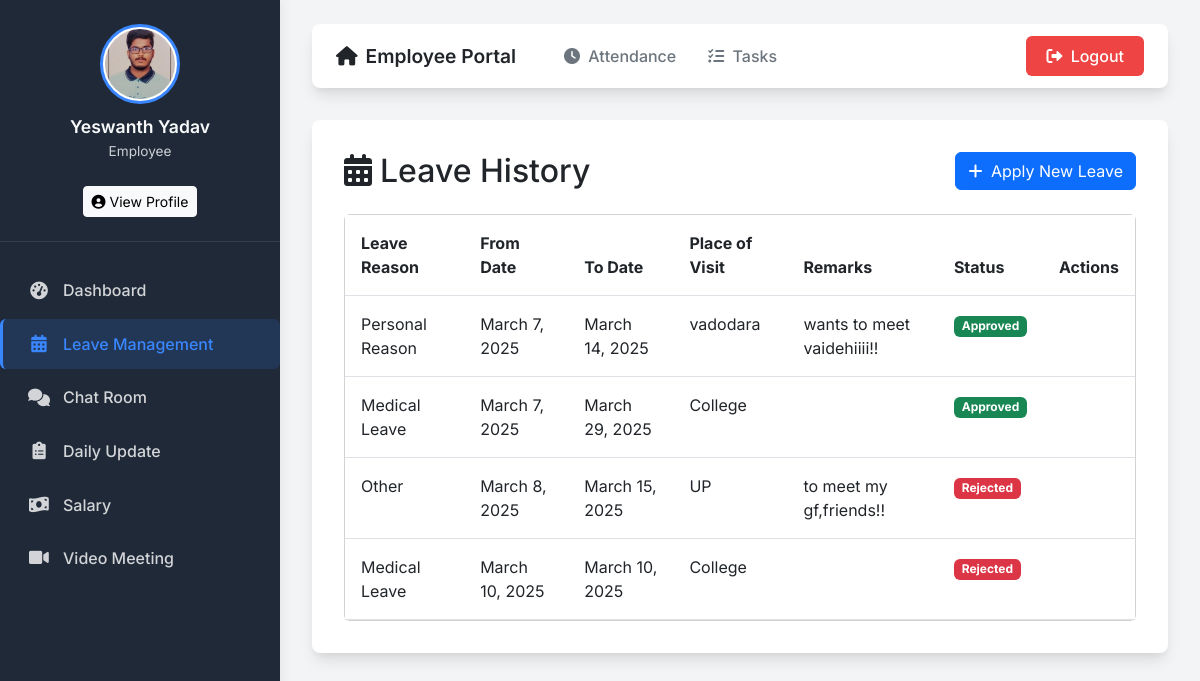
The app's page /leave_history/ (signed in) with its own data.
### emp_app/models.py (models this page shows, shortened)
class Employee(AbstractBaseUser, PermissionsMixin):
    GENDER_CHOICES = [
        ('Male', 'Male'),
        ('Female', 'Female'),
        ('Other', 'Other'),
    ]
    MARITAL_STATUS_CHOICES = [
        ('Single', 'Single'),
        ('Married', 'Married'),
        ('Divorced', 'Divorced'),
        ('Widowed', 'Widowed'),
    ]
    first_name = models.CharField(max_length=100, null=False)
    last_name = models.CharField(max_length=100)
    dept = models.ForeignKey(Department, on_delete=models.CASCADE)
    salary = models.IntegerField(default=0)
    bonus = models.IntegerField(default=0)
    role = models.ForeignKey(Role, on_delete=models.CASCADE)
    phone = models.IntegerField(default=0)
    hire_date = models.DateField(default=datetime.date.today)
    status = models.CharField(max_length=10, choices=[('Manager', 'Manager'), ('Employee', 'Employee')], default='Employee')
    email_address = models.EmailField(unique=True, default="temp@example.com")
    password = models.CharField(max_length=100, default="defaultpassword123")
    is_staff = models.BooleanField(default=False)
    is_active = models.BooleanField(default=True)
    date_of_birth = models.DateField(default=datetime.date(2004, 1, 1))
    gender = models.CharField(max_length=10, choices=GENDER_CHOICES, default='Male')
    marital_status = models.CharField(max_length=10, choices=MARITAL_STATUS_CHOICES, default='Single')
    profile_photo = models.ImageField(upload_to='profile_photos/', default='profile_photos/default.png')
    USERNAME_FIELD = 'email_address'
    REQUIRED_FIELDS = ['first_name', 'last_name']
    objects = EmployeeManager()

class Leave(models.Model):
    LEAVE_REASONS = [
        ('Holiday', 'Holiday'),
        ('Medical Leave', 'Medical Leave'),
        ('Other', 'Other'),
        ('Personal Reason', 'Personal Reason'),
    ]
    STATUS_CHOICES = [
        ('Pending', 'Pending'),
        ('Approved', 'Approved'),
        ('Rejected', 'Rejected'),
    ]
    employee = models.ForeignKey(Employee, on_delete=models.CASCADE)
    leave_reason = models.CharField(max_length=50, choices=LEAVE_REASONS)
    from_date = models.DateField()
    to_date = models.DateField()
    place_of_visit = models.CharField(max_length=100)
    remarks = models.TextField(blank=True, null=True)
    status = models.CharField(max_length=20, choices=STATUS_CHOICES, default='Pending')
    comments = models.TextField(blank=True, null=True)
    created_at = models.DateTimeField(auto_now_add=True)
    updated_at = models.DateTimeField(auto_now=True)

### emp_app/views.py (the view)
# urls.py: path('leave_history/', views.leave_history, name='leave_history'),
@login_required(login_url='login')
def leave_history(request):
    leaves = Leave.objects.filter(employee=request.user)
    return render(request, 'leave_history.html', {'leaves': leaves})

### emp_app/templates/leave_history.html (shortened to what this page needs)
{% extends 'employee_base.html' %}
{% block content %}
<div class="container-fluid p-0">
  <div class="d-flex justify-content-between align-items-center mb-4">
    <h2 class="mb-0"><i class="fas fa-calendar-alt me-2"></i>Leave History</h2>
    <a class="btn btn-primary" href="{% url 'apply_leave' %}">
      <i class="fas fa-plus me-1"></i> Apply New Leave
    </a>
  </div>
  <div class="card">
    <div class="card-body p-0">
      {% if leaves %}
      <div class="table-responsive">
        <table class="table table-hover mb-0">
          <thead class="bg-primary text-white">
            <tr>
              <th class="px-3 py-3">Leave Reason</th>
              <th class="px-3 py-3">From Date</th>
              <th class="px-3 py-3">To Date</th>
              <th class="px-3 py-3">Place of Visit</th>
              <th class="px-3 py-3">Remarks</th>
              <th class="px-3 py-3">Status</th>
              <th class="px-3 py-3">Actions</th>
            </tr>
          </thead>
          <tbody>
            {% for leave in leaves %}
            <tr>
              <td class="px-3 py-3">{{ leave.leave_reason }}</td>
              <td class="px-3 py-3">{{ leave.from_date }}</td>
              <td class="px-3 py-3">{{ leave.to_date }}</td>
              <td class="px-3 py-3">{{ leave.place_of_visit }}</td>
              <td class="px-3 py-3">{{ leave.remarks }}</td>
              <td class="px-3 py-3">
                {% if leave.status == 'Pending' %}
                  <span class="badge bg-warning text-dark">Pending</span>
                {% elif leave.status == 'Approved' %}
                  <span class="badge bg-success">Approved</span>
                {% elif leave.status == 'Rejected' %}
                  <span class="badge bg-danger">Rejected</span>
                {% else %}
                  {{ leave.status }}
                {% endif %}
              </td>
              <td class="px-3 py-3">
              </td>
            </tr>
            {% endfor %}
          </tbody>
        </table>
      </div>
      {% endif %}
    </div>
  </div>
</div>
{% endblock %}

### emp_app/templates/employee_base.html (shortened to what this page needs)
<!DOCTYPE html>
<html lang="en">
<head>
  <link href="https://cdn.jsdelivr.net/npm/bootstrap@5.3.0-alpha1/dist/css/bootstrap.min.css" rel="stylesheet">
  <link rel="stylesheet" href="https://cdnjs.cloudflare.com/ajax/libs/font-awesome/6.0.0/css/all.min.css">
</head>
<body>
  <div class="sidebar">
    <div class="sidebar-header text-center">
      {% if request.user.profile_photo %}
        <img src="{{ request.user.profile_photo.url }}" alt="Profile" class="rounded-circle profile-img">
      {% else %}
        <div class="profile-img rounded-circle bg-primary d-flex align-items-center justify-content-center">
          <i class="fas fa-user fa-2x text-white"></i>
        </div>
      {% endif %}
      <h5 class="user-name">{{ request.user.first_name }} {{ request.user.last_name }}</h5>
      <p class="user-role">Employee</p>
      <a href="{% url 'profile_view' %}" class="btn btn-sm btn-light mt-2">
        <i class="fas fa-user-circle"></i> View Profile
    </a>
    </div>
    <ul class="nav flex-column">
      <li><a href="{% url 'employee_dashboard' %}" class="nav-link {% if request.path == 'employee_dashboard' %}active{% endif %}">
        <i class="fas fa-tachometer-alt"></i> Dashboard
      </a></li>
      <li><a href="{% url 'leave_history' %}" class="nav-link {% if 'leave' in request.path %}active{% endif %}">
        <i class="fas fa-calendar-alt"></i> Leave Management
      </a></li>
      <li><a href="{% url 'chat_room' room_name='general' %}" class="nav-link {% if 'chat' in request.path %}active{% endif %}">
        <i class="fas fa-comments"></i> Chat Room
      </a></li>
      <li><a href="{% url 'submit_daily_update' %}" class="nav-link {% if 'daily_update' in request.path %}active{% endif %}">
        <i class="fas fa-clipboard-list"></i> Daily Update
      </a></li>
      <li><a href="{% url 'employee_salary' %}" class="nav-link {% if 'salary' in request.path %}active{% endif %}">
        <i class="fas fa-money-bill-wave"></i> Salary
      </a></li>
      <li><a href="{% url 'create_meet' %}" class="nav-link {% if 'meet' in request.path %}active{% endif %}">
        <i class="fas fa-video"></i> Video Meeting
      </a></li>
    </ul>
  </div>
  <div class="main-content">
    <nav class="top-navbar">
      <div class="navbar-left">
        <a class="navbar-brand" href="{% url 'employee_dashboard' %}">
          <i class="fas fa-home me-2"></i>Employee Portal
        </a>
        <div class="navbar-links">
          <a class="nav-link" href="{% url 'employee_attendance' %}">
            <i class="fas fa-clock me-1"></i> Attendance
          </a>
          <a class="nav-link" href="{% url 'employee_tasks' %}">
            <i class="fas fa-tasks me-1"></i> Tasks
          </a>
        </div>
      </div>
      <a class="btn btn-logout" href="{% url 'logout' %}">
        <i class="fas fa-sign-out-alt me-1"></i> Logout
      </a>
    </nav>
    <div class="content-section">
      {% block content %}{% endblock %}
    </div>
  </div>
</body>
</html>

### emp_app/templates/employee_base.html (style rules this page uses)
:root { --primary-color: #3a86ff; --primary-light: #e0ebff; --secondary-color: #6c757d; --sidebar-bg: #1f2937; --sidebar-active: #3a86ff; --sidebar-hover: #374151; --text-light: #f8f9fa; --text-dark: #212529; --card-shadow: 0 10px 15px -3px rgba(0, 0, 0, 0.1), 0 4px 6px -2px rgba(0, 0, 0, 0.05); --transition: all 0.3s ease; }
body { font-family: 'Inter', sans-serif; background-color: #f3f4f6; display: flex; min-height: 100vh; margin: 0; color: var(--text-dark); }
.sidebar { width: 280px; background-color: var(--sidebar-bg); color: var(--text-light); padding: 1.5rem 0; height: 100vh; position: fixed; left: 0; top: 0; box-shadow: 4px 0 10px rgba(0, 0, 0, 0.05); transition: var(--transition); z-index: 1000; }
.sidebar-header { padding: 0 1.5rem 1.5rem; border-bottom: 1px solid rgba(255, 255, 255, 0.1); }
.sidebar .profile-img { width: 80px; height: 80px; object-fit: cover; border: 3px solid var(--primary-color); padding: 2px; background-color: white; }
.sidebar .user-name { font-size: 1.1rem; font-weight: 600; margin-top: 0.75rem; margin-bottom: 0.25rem; }
.sidebar .user-role { font-size: 0.85rem; opacity: 0.8; }
.sidebar .nav { margin-top: 1.5rem; }
.sidebar .nav-link { color: rgba(255, 255, 255, 0.8); padding: 0.8rem 1.5rem; display: flex; align-items: center; transition: var(--transition); border-left: 3px solid transparent; margin-bottom: 0.25rem; }
.sidebar .nav-link i { margin-right: 0.75rem; font-size: 1.1rem; width: 24px; text-align: center; }
.sidebar .nav-link.active { background-color: rgba(58, 134, 255, 0.15); color: var(--primary-color); border-left: 3px solid var(--primary-color); }
.main-content { flex: 1; padding: 1.5rem 2rem; margin-left: 280px; }
.top-navbar { background-color: white; border-radius: 8px; box-shadow: var(--card-shadow); padding: 0.75rem 1.5rem; display: flex; justify-content: space-between; align-items: center; margin-bottom: 2rem; }
.navbar-left { display: flex; align-items: center; }
.navbar-brand { font-weight: 600; font-size: 1.2rem; color: var(--text-dark); text-decoration: none; }
.navbar-links { display: flex; align-items: center; margin-left: 2rem; }
.nav-link { color: var(--secondary-color); text-decoration: none; padding: 0.5rem 1rem; border-radius: 6px; transition: var(--transition); font-weight: 500; }
.btn-logout { background-color: #ef4444; border: none; color: white; padding: 0.5rem 1.25rem; border-radius: 6px; font-weight: 500; transition: var(--transition); }
.content-section { background-color: white; border-radius: 8px; box-shadow: var(--card-shadow); padding: 2rem; }

### records on screen
Employee: user.profile_photo (picture), user.first_name "Yeswanth", user.last_name "Yadav"
Leave: leave_reason "Personal Reason", from_date "March 7, 2025", to_date "March 14, 2025", place_of_visit "vadodara", remarks "wants to meet vaidehiiii!!", status "Approved"
Leave: leave_reason "Medical Leave", from_date "March 7, 2025", to_date "March 29, 2025", place_of_visit "College", status "Approved"
Leave: leave_reason "Other", from_date "March 8, 2025", to_date "March 15, 2025", place_of_visit "UP", remarks "to meet my gf,friends!!", status "Rejected"
Leave: leave_reason "Medical Leave", from_date "March 10, 2025", to_date "March 10, 2025", place_of_visit "College", status "Rejected"
